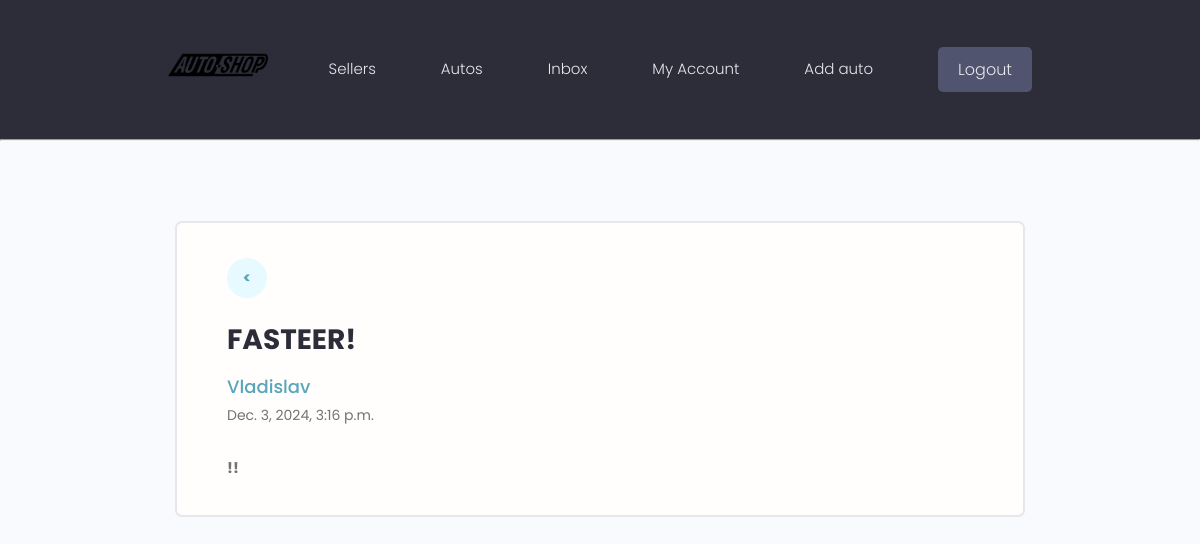
Screenshot of /users/message/9/ (signed in) with the database file from the repository.
### users/models.py (models this page shows, shortened)
class Message(models.Model):
    sender = models.ForeignKey(Profile, on_delete=models.SET_NULL, null=True, blank=True)
    recipient = models.ForeignKey(Profile, on_delete=models.SET_NULL, null=True, blank=True, related_name="messages")
    name = models.CharField(max_length=200, null=True, blank=True)
    email = models.EmailField(max_length=200, null=True, blank=True)
    subject = models.CharField(max_length=200, null=True, blank=True)
    message = models.TextField()
    is_read = models.BooleanField(default=False, null=True)
    id = models.BigAutoField(primary_key=True)
    created = models.DateTimeField(auto_now_add=True)
    class Meta:
        ordering = ['is_read', '-created']

### users/views.py (the view)
# urls.py: path('message/<str:pk>/', views.viewMessage, name='message'),
@login_required(login_url="login")
def viewMessage(request, pk):
    profile = request.user.profile
    message = profile.messages.get(id=pk)
    if message.is_read == False:
        message.is_read = True
        message.save()
    context = {'message': message}
    return render(request, 'users/message.html', context)

### users/templates/users/message.html (shortened to what this page needs)
{% extends 'main.html' %}
{% block content %}
  <main class="messagePage my-xl">
    <div class="content-box">
      <div class="message">
        <a class="backButton" href="{% url 'inbox' %}"><b><</a>
        <h2 class="message__subject">{{message.subject}}</h2>
          <a href="{% url 'user-profile' message.sender.id %}" class="message__author">{{message.name}}</a>
          <p class="message__date">{{message.created}}</p>
          <div class="message__body">{{message.message|linebreaksbr}}</div>
      </div>
    </div>
  </main>
{% endblock content %}

### static/styles/app.css (style rules this page uses)
:root { --color-sub: #2d2d39; }
.content-box { width: 95%; max-width: 85rem; margin: 0 auto; }
.message { padding: 2.5rem 0; }
.message:not(:last-child) { border-bottom: 2px solid var(--color-white-light); }
.message > a { display: flex; gap: 1rem; }
.message__author, .message__date { flex-basis: 25%; }
.message__subject { flex-basis: 50%; }
.message__date { text-align: right; }
.messagePage .message { list-style: none; background: var(--color-white); padding: 3.5rem 5rem; border: 2px solid var(--color-light); border-radius: 0.7rem; }
.messagePage .message__subject { font-size: 2.8rem; color: var(--color-sub); margin-bottom: 1rem; margin-top: 2rem; }
.messagePage .message__author { font-size: 1.8rem; font-weight: 500; }
.messagePage .message__date { font-size: 1.4rem; font-weight: 400; text-align: left; margin-bottom: 3rem; }
.backButton { background: var(--color-main-light); color: var(--color-main); width: 4rem; height: 4rem; display: flex; align-items: center; justify-content: center; border-radius: 50%; }

### static/uikit/styles/modules/_variables.css (style rules this page uses)
:root { --color-main: #5aa5b9; --color-main-light: #e6faff; --color-sub: #3f4156; --color-sub-light: #51546e; --color-sub-lighter: #ededfd; --color-text: #737373; --color-gray: #8b8b8b; --color-light: #e5e7eb; --color-light-gray: #767676; --color-bg: #f8fafd; --color-white: #fffefd; --color-white-light: #f3f3f3; --color-success: #359e64; --color-success-bg: #def8e8; --color-error: #fc4b0b; --color-error-bg: #fff2ee; --font-base: 'Poppins', arial, helvetica, 'Segoe UI', roboto, ubuntu, sans-serif; --font-monospace: 'Fira Code', 'Courier New', courier, monospace; --font-regular: 300; --font-medium: 500; --font-bold: 700; --generic-shadow: 1px 1px 5px #00000010; --generic-transition: all 0.3s ease-in-out; }

### static/uikit/styles/modules/_base.css (style rules this page uses)
* { margin: 0; padding: 0; box-sizing: border-box; text-rendering: optimizeLegibility; color: inherit; font-size: inherit; }
html { font-size: 50%; }
@media only screen and (min-width: 480px) { html { font-size: 56.25%; } }
@media only screen and (min-width: 1200px) { html { font-size: 62.5%; } }
body { line-height: 1.6; font-weight: 400; font-size: 1.5rem; color: var(--color-text); background-color: var(--color-bg); min-height: 100vh; }

### static/uikit/styles/modules/_typography.css (style rules this page uses)
* { font-family: var(--font-base); }
h2 { font-size: 3.6rem; font-weight: var(--font-bold); }
p, span, strong { font-size: 1.6rem; color: var(--color-text); font-weight: var(--font-regular); }
a { padding-bottom: 2px; text-decoration: none; display: inline-block; color: var(--color-main); font-weight: var(--font-medium); }

### static/uikit/styles/modules/_utilities.css (style rules this page uses)
.my-xl { margin: 8rem auto; }

### rows the page displays
Message: subject "FASTEER!", name "Vladislav", created "Dec. 3, 2024, 3:16 p.m.", message "!!"
